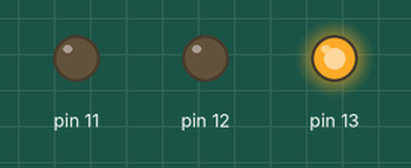
Simulated run of this sketch. Board: Arduino Uno, built with avr-gcc and run on an emulated ATmega328P. On the bench: output pins drawn as LEDs (lit = HIGH).

Above: at 5.0 s.
At 11.0 s:
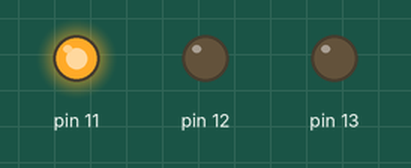
At 16.0 s:
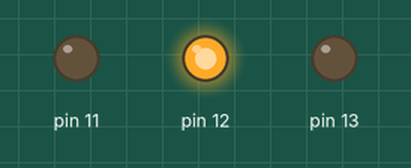
Timing chart, 0 to 26.0 s (numbered marks = the images above):
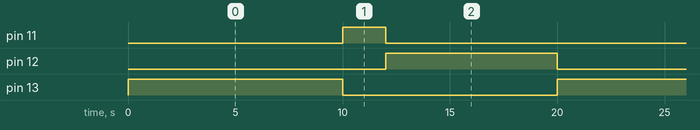

Measured:
- by itself, pin 11: alternates HIGH for 2.0 s and LOW for 18.0 s
- by itself, pin 12: alternates HIGH for 8.0 s and LOW for 12.0 s
- by itself, pin 13: alternates HIGH for 10.0 s and LOW for 10.0 s

The sketch:

pisca_alerta1.ino
```cpp
void setup(){
	pinMode(13, OUTPUT);
  pinMode(12, OUTPUT);
  pinMode(11, OUTPUT);
}

void loop(){
  digitalWrite(13, HIGH);
  delay(10000);
  digitalWrite(13, LOW);

  digitalWrite(11, HIGH);
  delay(2000);
  digitalWrite(11, LOW);
  digitalWrite(12, HIGH);
  delay(8000);
  digitalWrite(12, LOW);

}
```
